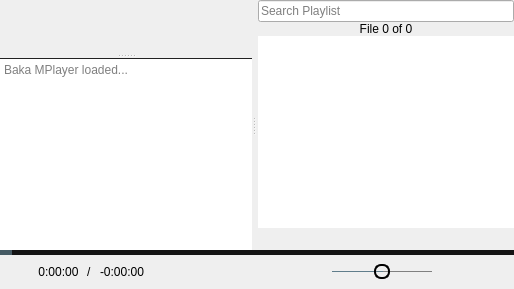
  <widget class="QWidget" name="centralwidget">
   <layout class="QVBoxLayout" name="verticalLayout">
    <property name="spacing">
     <number>0</number>
    </property>
    <property name="leftMargin">
     <number>0</number>
    </property>
    <property name="topMargin">
     <number>0</number>
    </property>
    <property name="rightMargin">
     <number>0</number>
    </property>
    <property name="bottomMargin">
     <number>0</number>
    </property>
    <item>
     <widget class="QSplitter" name="splitter">
      <property name="orientation">
       <enum>Qt::Horizontal</enum>
      </property>
      <widget class="QSplitter" name="videoSplitter">
       <property name="sizePolicy">
        <sizepolicy hsizetype="Preferred" vsizetype="Expanding">
         <horstretch>1</horstretch>
         <verstretch>0</verstretch>
        </sizepolicy>
       </property>
       <property name="orientation">
        <enum>Qt::Vertical</enum>
       </property>
       <widget class="QFrame" name="mpvFrame">
        <property name="sizePolicy">
         <sizepolicy hsizetype="Preferred" vsizetype="Preferred">
          <horstretch>0</horstretch>
          <verstretch>1</verstretch>
         </sizepolicy>
        </property>
        <property name="focusPolicy">
         <enum>Qt::NoFocus</enum>
        </property>
        <property name="frameShape">
         <enum>QFrame::NoFrame</enum>
        </property>
       </widget>
       <widget class="QPlainTextEdit" name="outputTextEdit">
        <property name="contextMenuPolicy">
         <enum>Qt::PreventContextMenu</enum>
        </property>
        <property name="acceptDrops">
         <bool>false</bool>
        </property>
        <property name="styleSheet">
         <string notr="true">#outputTextEdit {
	font: 12px &quot;Courier New&quot;, monospace;
	border-top: 1px solid #212121;
}</string>
        </property>
        <property name="frameShape">
         <enum>QFrame::NoFrame</enum>
        </property>
        <property name="undoRedoEnabled">
         <bool>false</bool>
        </property>
        <property name="readOnly">
         <bool>true</bool>
        </property>
        <property name="placeholderText">
         <string>Baka MPlayer loaded...</string>
        </property>
       </widget>
      </widget>
      <widget class="QWidget" name="playlistLayoutWidget" native="true">
       <layout class="QVBoxLayout" name="playlistLayout">
        <property name="spacing">
         <number>0</number>
        </property>
        <property name="leftMargin">
         <number>2</number>
        </property>
        <property name="topMargin">
         <number>0</number>
        </property>
        <property name="rightMargin">
         <number>0</number>
        </property>
        <property name="bottomMargin">
         <number>0</number>
        </property>
        <item>
         <widget class="QLineEdit" name="searchBox">
          <property name="focusPolicy">
           <enum>Qt::ClickFocus</enum>
          </property>
          <property name="placeholderText">
           <string>Search Playlist</string>
          </property>
          <property name="clearButtonEnabled">
           <bool>true</bool>
          </property>
         </widget>
        </item>
        <item>
         <widget class="CustomLabel" name="indexLabel">
          <property name="cursor">
           <cursorShape>PointingHandCursor</cursorShape>
          </property>
          <property name="toolTip">
           <string>Click to play a file by index</string>
          </property>
          <property name="text">
           <string>File 0 of 0</string>
          </property>
          <property name="alignment">
           <set>Qt::AlignCenter</set>
          </property>
          <property name="margin">
           <number>4</number>
          </property>
         </widget>
        </item>
        <item>
         <widget class="CustomListWidget" name="playlistWidget">
          <property name="contextMenuPolicy">
           <enum>Qt::DefaultContextMenu</enum>
          </property>
          <property name="frameShape">
           <enum>QFrame::NoFrame</enum>
          </property>
          <property name="alternatingRowColors">
           <bool>true</bool>
          </property>
         </widget>
        </item>
        <item>
         <widget class="QWidget" name="playlistControlLayout" native="true">
          <layout class="QHBoxLayout" name="horizontalLayout">
           <property name="spacing">
            <number>2</number>
           </property>
           <property name="leftMargin">
            <number>0</number>
           </property>
           <property name="topMargin">
            <number>0</number>
           </property>
           <property name="rightMargin">
            <number>0</number>
           </property>
           <property name="bottomMargin">
            <number>0</number>
           </property>
           <item>
            <widget class="QPushButton" name="currentFileButton">
             <property name="focusPolicy">
              <enum>Qt::NoFocus</enum>
             </property>
             <property name="toolTip">
              <string>Select the Current File</string>
             </property>
             <property name="icon">
              <iconset resource="../rsclist.qrc">
               <normaloff>:/img/select_current.svg</normaloff>:/img/select_current.svg</iconset>
             </property>
             <property name="iconSize">
              <size>
               <width>14</width>
               <height>14</height>
              </size>
             </property>
             <property name="flat">
              <bool>true</bool>
             </property>
            </widget>
           </item>
           <item>
            <spacer name="horizontalSpacer_2">
             <property name="orientation">
              <enum>Qt::Horizontal</enum>
             </property>
             <property name="sizeHint" stdset="0">
              <size>
               <width>40</width>
               <height>20</height>
              </size>
             </property>
            </spacer>
           </item>
           <item>
            <widget class="QPushButton" name="showAllButton">
             <property name="focusPolicy">
              <enum>Qt::NoFocus</enum>
             </property>
             <property name="toolTip">
              <string>Show All Files</string>
             </property>
             <property name="icon">
              <iconset resource="../rsclist.qrc">
               <normaloff>:/img/default_show_all.svg</normaloff>
               <normalon>:/img/enabled_show_all.svg</normalon>
               <disabledon>:/img/enabled_show_all.svg</disabledon>
               <activeon>:/img/enabled_show_all.svg</activeon>
               <selectedon>:/img/enabled_show_all.svg</selectedon>:/img/default_show_all.svg</iconset>
             </property>
             <property name="iconSize">
              <size>
               <width>14</width>
               <height>14</height>
              </size>
             </property>
             <property name="checkable">
              <bool>true</bool>
             </property>
             <property name="flat">
              <bool>true</bool>
             </property>
            </widget>
           </item>
           <item>
            <widget class="QPushButton" name="refreshButton">
             <property name="focusPolicy">
              <enum>Qt::NoFocus</enum>
             </property>
             <property name="toolTip">
              <string>Refresh Playlist</string>
             </property>
             <property name="icon">
              <iconset resource="../rsclist.qrc">
               <normaloff>:/img/refresh_view.svg</normaloff>:/img/refresh_view.svg</iconset>
             </property>
             <property name="iconSize">
              <size>
               <width>14</width>
               <height>14</height>
              </size>
             </property>
             <property name="flat">
              <bool>true</bool>
             </property>
            </widget>
           </item>
          </layout>
         </widget>
        </item>
       </layout>
      </widget>
     </widget>
    </item>
    <item>
     <widget class="SeekBar" name="seekBar">
      <property name="enabled">
       <bool>false</bool>
      </property>
      <property name="sizePolicy">
       <sizepolicy hsizetype="Expanding" vsizetype="Fixed">
        <horstretch>0</horstretch>
        <verstretch>0</verstretch>
       </sizepolicy>
      </property>
      <property name="focusPolicy">
       <enum>Qt::NoFocus</enum>
      </property>
      <property name="styleSheet">
       <string notr="true">QSlider {
	height: 5px;
}
QSlider::handle:horizontal {
	background: #455a64;
	width: 12px;
}
QSlider::groove:horizontal {
	background: #141414;
}
QSlider::sub-page:horizontal {
	background: #607d8b;
}</string>
      </property>
      <property name="maximum">
       <number>1000000</number>
      </property>
      <property name="orientation">
       <enum>Qt::Horizontal</enum>
      </property>
     </widget>
    </item>
    <item>
     <widget class="QWidget" name="playbackLayoutWidget" native="true">
      <property name="sizePolicy">
       <sizepolicy hsizetype="Preferred" vsizetype="Fixed">
        <horstretch>0</horstretch>
        <verstretch>0</verstretch>
       </sizepolicy>
      </property>
      <layout class="QHBoxLayout" name="horizontalLayout_3">
       <property name="spacing">
        <number>8</number>
       </property>
       <property name="leftMargin">
        <number>14</number>
       </property>
       <property name="topMargin">
        <number>6</number>
       </property>
       <property name="rightMargin">
        <number>14</number>
       </property>
       <property name="bottomMargin">
        <number>6</number>
       </property>
       <item>
        <widget class="OpenButton" name="openButton">
         <property name="sizePolicy">
          <sizepolicy hsizetype="Fixed" vsizetype="Fixed">
           <horstretch>0</horstretch>
           <verstretch>0</verstretch>
          </sizepolicy>
         </property>
         <property name="maximumSize">
          <size>
           <width>16</width>
           <height>16</height>
          </size>
         </property>
         <property name="cursor">
          <cursorShape>PointingHandCursor</cursorShape>
         </property>
         <property name="focusPolicy">
          <enum>Qt::NoFocus</enum>
         </property>
         <property name="toolTip">
          <string>&lt;html&gt;&lt;head/&gt;&lt;body&gt;&lt;p&gt;Left Click to Open File&lt;br&gt;Mouse Wheel Click to Jump&lt;br&gt;Right Click to Open URL&lt;/p&gt;&lt;/body&gt;&lt;/html&gt;</string>
         </property>
         <property name="icon">
          <iconset resource="../rsclist.qrc">
           <normaloff>:/img/default_open.svg</normaloff>:/img/default_open.svg</iconset>
         </property>
         <property name="iconSize">
          <size>
           <width>16</width>
           <height>16</height>
          </size>
         </property>
         <property name="flat">
          <bool>true</bool>
         </property>
        </widget>
       </item>
       <item>
        <widget class="QLabel" name="durationLabel">
         <property name="sizePolicy">
          <sizepolicy hsizetype="Preferred" vsizetype="Fixed">
           <horstretch>0</horstretch>
           <verstretch>0</verstretch>
          </sizepolicy>
         </property>
         <property name="text">
          <string>0:00:00</string>
         </property>
         <property name="alignment">
          <set>Qt::AlignCenter</set>
         </property>
        </widget>
       </item>
       <item>
        <widget class="QLabel" name="seperatorLabel">
         <property name="text">
          <string>/</string>
         </property>
        </widget>
       </item>
       <item>
        <widget class="QLabel" name="remainingLabel">
         <property name="sizePolicy">
          <sizepolicy hsizetype="Preferred" vsizetype="Fixed">
           <horstretch>0</horstretch>
           <verstretch>0</verstretch>
          </sizepolicy>
         </property>
         <property name="cursor">
          <cursorShape>PointingHandCursor</cursorShape>
         </property>
         <property name="toolTip">
          <string>Click to change between total and remaining time</string>
         </property>
         <property name="text">
          <string>-0:00:00</string>
         </property>
         <property name="alignment">
          <set>Qt::AlignCenter</set>
         </property>
        </widget>
       </item>
       <item>
        <spacer name="horizontalSpacer_4">
         <property name="orientation">
          <enum>Qt::Horizontal</enum>
         </property>
         <property name="sizeHint" stdset="0">
          <size>
           <width>40</width>
           <height>20</height>
          </size>
         </property>
        </spacer>
       </item>
       <item>
        <layout class="QHBoxLayout" name="horizontalLayout_2">
         <property name="spacing">
          <number>8</number>
         </property>
         <item>
          <widget class="QPushButton" name="rewindButton">
           <property name="enabled">
            <bool>false</bool>
           </property>
           <property name="sizePolicy">
            <sizepolicy hsizetype="Fixed" vsizetype="Fixed">
             <horstretch>0</horstretch>
             <verstretch>0</verstretch>
            </sizepolicy>
           </property>
           <property name="maximumSize">
            <size>
             <width>24</width>
             <height>16</height>
            </size>
           </property>
           <property name="cursor">
            <cursorShape>PointingHandCursor</cursorShape>
           </property>
           <property name="focusPolicy">
            <enum>Qt::NoFocus</enum>
           </property>
           <property name="icon">
            <iconset resource="../rsclist.qrc">
             <normaloff>:/img/default_reverse.svg</normaloff>
             <disabledoff>:/img/disabled_reverse.svg</disabledoff>
             <disabledon>:/img/disabled_reverse.svg</disabledon>:/img/default_reverse.svg</iconset>
           </property>
           <property name="iconSize">
            <size>
             <width>20</width>
             <height>16</height>
            </size>
           </property>
           <property name="flat">
            <bool>true</bool>
           </property>
          </widget>
         </item>
         <item>
          <widget class="IndexButton" name="previousButton">
           <property name="enabled">
            <bool>false</bool>
           </property>
           <property name="sizePolicy">
            <sizepolicy hsizetype="Fixed" vsizetype="Fixed">
             <horstretch>0</horstretch>
             <verstretch>0</verstretch>
            </sizepolicy>
           </property>
           <property name="maximumSize">
            <size>
             <width>26</width>
             <height>16</height>
            </size>
           </property>
           <property name="cursor">
            <cursorShape>PointingHandCursor</cursorShape>
           </property>
           <property name="focusPolicy">
            <enum>Qt::NoFocus</enum>
           </property>
           <property name="icon">
            <iconset resource="../rsclist.qrc">
             <normaloff>:/img/default_previous.svg</normaloff>
             <disabledoff>:/img/disabled_previous.svg</disabledoff>
             <disabledon>:/img/disabled_previous.svg</disabledon>:/img/default_previous.svg</iconset>
           </property>
           <property name="iconSize">
            <size>
             <width>22</width>
             <height>16</height>
            </size>
           </property>
           <property name="flat">
            <bool>true</bool>
           </property>
          </widget>
         </item>
         <item>
          <widget class="PlayPauseButton" name="playButton">
           <property name="enabled">
            <bool>false</bool>
           </property>
           <property name="sizePolicy">
            <sizepolicy hsizetype="Fixed" vsizetype="Fixed">
             <horstretch>0</horstretch>
             <verstretch>0</verstretch>
            </sizepolicy>
           </property>
           <property name="maximumSize">
            <size>
             <width>28</width>
             <height>30</height>
            </size>
           </property>
           <property name="cursor">
            <cursorShape>PointingHandCursor</cursorShape>
           </property>
           <property name="focusPolicy">
            <enum>Qt::NoFocus</enum>
           </property>
           <property name="icon">
            <iconset resource="../rsclist.qrc">
             <normaloff>:/img/disabled_play.svg</normaloff>:/img/disabled_play.svg</iconset>
           </property>
           <property name="iconSize">
            <size>
             <width>23</width>
             <height>30</height>
            </size>
           </property>
           <property name="flat">
            <bool>true</bool>
           </property>
          </widget>
         </item>
         <item>
          <widget class="IndexButton" name="nextButton">
           <property name="enabled">
            <bool>false</bool>
           </property>
           <property name="sizePolicy">
            <sizepolicy hsizetype="Fixed" vsizetype="Fixed">
             <horstretch>0</horstretch>
             <verstretch>0</verstretch>
            </sizepolicy>
           </property>
           <property name="maximumSize">
            <size>
             <width>26</width>
             <height>16</height>
            </size>
           </property>
           <property name="cursor">
            <cursorShape>PointingHandCursor</cursorShape>
           </property>
           <property name="focusPolicy">
            <enum>Qt::NoFocus</enum>
           </property>
           <property name="icon">
            <iconset resource="../rsclist.qrc">
             <normaloff>:/img/default_next.svg</normaloff>
             <disabledoff>:/img/disabled_next.svg</disabledoff>
             <disabledon>:/img/disabled_next.svg</disabledon>:/img/default_next.svg</iconset>
           </property>
           <property name="iconSize">
            <size>
             <width>22</width>
             <height>16</height>
            </size>
           </property>
           <property name="flat">
            <bool>true</bool>
           </property>
          </widget>
         </item>
         <item>
          <widget class="CustomSlider" name="volumeSlider">
           <property name="sizePolicy">
            <sizepolicy hsizetype="Fixed" vsizetype="Fixed">
             <horstretch>0</horstretch>
             <verstretch>0</verstretch>
            </sizepolicy>
           </property>
           <property name="minimumSize">
            <size>
             <width>100</width>
             <height>0</height>
            </size>
           </property>
           <property name="focusPolicy">
            <enum>Qt::NoFocus</enum>
           </property>
           <property name="styleSheet">
            <string notr="true">QSlider::groove:horizontal {
	background: gray;
	height: 1px;
}
QSlider::sub-page:horizontal {
	background: #607d8b;
}
QSlider::handle:horizontal {
	background: qlineargradient(x1: 0, y1: 0, x2: 0, y2: 1,
					stop: 0 silver, stop: 1 darkgray);
	border: 2px solid black;
	border-radius: 7px;
	margin: -7px 0;
	width: 12px;
}</string>
           </property>
           <property name="maximum">
            <number>100</number>
           </property>
           <property name="pageStep">
            <number>5</number>
           </property>
           <property name="value">
            <number>50</number>
           </property>
           <property name="tracking">
            <bool>false</bool>
           </property>
           <property name="orientation">
            <enum>Qt::Horizontal</enum>
           </property>
          </widget>
         </item>
        </layout>
       </item>
       <item>
        <spacer name="horizontalSpacer_3">
         <property name="orientation">
          <enum>Qt::Horizontal</enum>
         </property>
         <property name="sizeHint" stdset="0">
          <size>
           <width>40</width>
           <height>20</height>
          </size>
         </property>
        </spacer>
       </item>
       <item>
        <widget class="QPushButton" name="playlistButton">
         <property name="enabled">
          <bool>false</bool>
         </property>
         <property name="sizePolicy">
          <sizepolicy hsizetype="Fixed" vsizetype="Fixed">
           <horstretch>0</horstretch>
           <verstretch>0</verstretch>
          </sizepolicy>
         </property>
         <property name="maximumSize">
          <size>
           <width>16</width>
           <height>16</height>
          </size>
         </property>
         <property name="cursor">
          <cursorShape>PointingHandCursor</cursorShape>
         </property>
         <property name="focusPolicy">
          <enum>Qt::NoFocus</enum>
         </property>
         <property name="icon">
          <iconset resource="../rsclist.qrc">
           <normaloff>:/img/default_playlist.svg</normaloff>
           <disabledoff>:/img/disabled_playlist.svg</disabledoff>
           <disabledon>:/img/disabled_playlist.svg</disabledon>:/img/default_playlist.svg</iconset>
         </property>
         <property name="iconSize">
          <size>
           <width>16</width>
           <height>16</height>
          </size>
         </property>
         <property name="checkable">
          <bool>false</bool>
         </property>
         <property name="checked">
          <bool>false</bool>
         </property>
         <property name="flat">
          <bool>true</bool>
         </property>
        </widget>
       </item>
      </layout>
     </widget>
    </item>
   </layout>
   <zorder>playbackLayoutWidget</zorder>
   <zorder>splitter</zorder>
   <zorder>seekBar</zorder>
  </widget>
